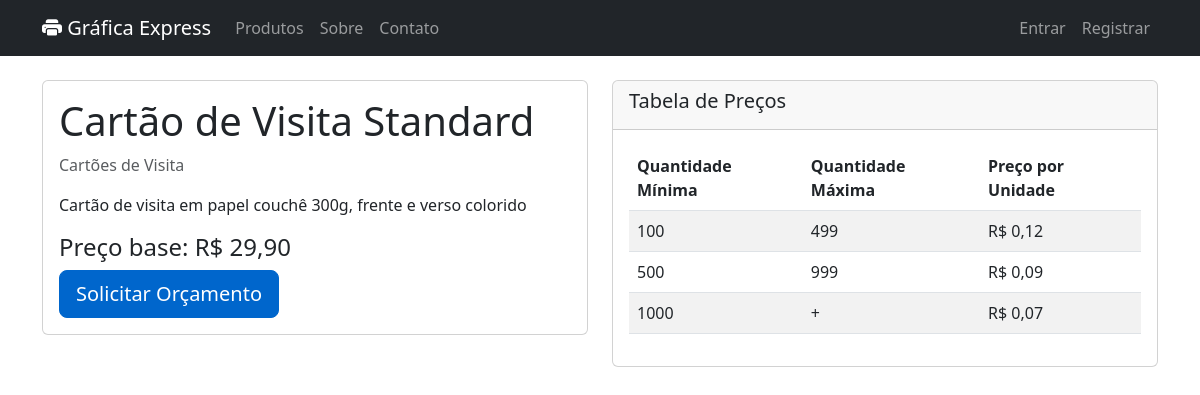
/products/1/cartao-visita-standard/, run on the app's committed database.
### products/models.py (models this page shows, shortened)
class Product(models.Model):
    category = models.ForeignKey(
        Category,
        related_name='products',
        on_delete=models.CASCADE
    )
    name = models.CharField(max_length=100)
    slug = models.SlugField(max_length=100, unique=True)
    description = models.TextField(blank=True)
    specifications = models.TextField(
        blank=True,
        help_text="Especificações técnicas do produto"
    )
    base_price = models.DecimalField(
        max_digits=10,
        decimal_places=2,
        validators=[MinValueValidator(Decimal('0.01'))]
    )
    available = models.BooleanField(default=True)
    min_quantity = models.IntegerField(default=1)
    max_quantity = models.IntegerField(default=10000)
    production_days = models.IntegerField(
        default=3,
        help_text="Dias úteis para produção"
    )
    created_at = models.DateTimeField(auto_now_add=True)
    updated_at = models.DateTimeField(auto_now=True)
    class Meta:
        verbose_name = 'Produto'
        verbose_name_plural = 'Produtos'
        ordering = ('name',)

class Category(models.Model):
    name = models.CharField(max_length=100, db_index=True)
    slug = models.SlugField(max_length=100, unique=True)
    description = models.TextField(blank=True)
    is_active = models.BooleanField(default=True)
    created_at = models.DateTimeField(auto_now_add=True)
    updated_at = models.DateTimeField(auto_now=True)
    class Meta:
        verbose_name = 'Categoria'
        verbose_name_plural = 'Categorias'
        ordering = ('name',)

class PriceRule(models.Model):
    product = models.ForeignKey(
        Product,
        related_name='price_rules',
        on_delete=models.CASCADE
    )
    min_quantity = models.IntegerField()
    max_quantity = models.IntegerField(
        blank=True,
        null=True,
        help_text="Deixe em branco para quantidade ilimitada"
    )
    price = models.DecimalField(
        max_digits=10,
        decimal_places=2,
        validators=[MinValueValidator(Decimal('0.01'))]
    )
    created_at = models.DateTimeField(auto_now_add=True)
    class Meta:
        verbose_name = 'Regra de Preço'
        verbose_name_plural = 'Regras de Preço'
        ordering = ('min_quantity',)
        unique_together = ('product', 'min_quantity')

### products/views.py (the view)
# urls.py: path('<int:id>/<slug:slug>/', views.product_detail, name='product_detail'),
def product_detail(request, id, slug):
    product = get_object_or_404(Product, id=id, slug=slug, available=True)
    return render(request, 'products/product_detail.html', {'product': product})

### products/templates/products/product_detail.html (shortened to what this page needs)
{% extends 'base.html' %}
{% block content %}
<div class="row">
    <div class="col-md-6">
        <div class="card">
            <div class="card-body">
                <h1>{{ product.name }}</h1>
                <p class="text-muted">{{ product.category.name }}</p>
                <p>{{ product.description }}</p>
                <h4>Preço base: R$ {{ product.base_price }}</h4>
                <a href="{% url 'orders:order_create' %}?product={{ product.id }}" class="btn btn-primary btn-lg">
                    Solicitar Orçamento
                </a>
            </div>
        </div>
    </div>
    <div class="col-md-6">
        <div class="card">
            <div class="card-header">
                <h5>Tabela de Preços</h5>
            </div>
            <div class="card-body">
                <table class="table table-striped">
                    <thead>
                        <tr>
                            <th>Quantidade Mínima</th>
                            <th>Quantidade Máxima</th>
                            <th>Preço por Unidade</th>
                        </tr>
                    </thead>
                    <tbody>
                        {% for rule in product.price_rules.all %}
                        <tr>
                            <td>{{ rule.min_quantity }}</td>
                            <td>{% if rule.max_quantity %}{{ rule.max_quantity }}{% else %}+{% endif %}</td>
                            <td>R$ {{ rule.price }}</td>
                        </tr>
                        {% empty %}
                        <tr>
                            <td colspan="3" class="text-center">Nenhuma regra de preço definida.</td>
                        </tr>
                        {% endfor %}
                    </tbody>
                </table>
            </div>
        </div>
    </div>
</div>
{% endblock %}

### templates/base.html (style rules this page uses)
:root { --primary: #0066cc; --secondary: #ff6600; }
.btn-primary { background-color: var(--primary); border-color: var(--primary); }

### data on the page
Product: name "Cartão de Visita Standard", category.name "Cartões de Visita", description "Cartão de visita em papel couchê 300g, frente e verso colorido", base_price "29,90"
PriceRule: min_quantity "100", max_quantity "499", price "0,12"
PriceRule: min_quantity "500", max_quantity "999", price "0,09"
PriceRule: min_quantity "1000", price "0,07"
